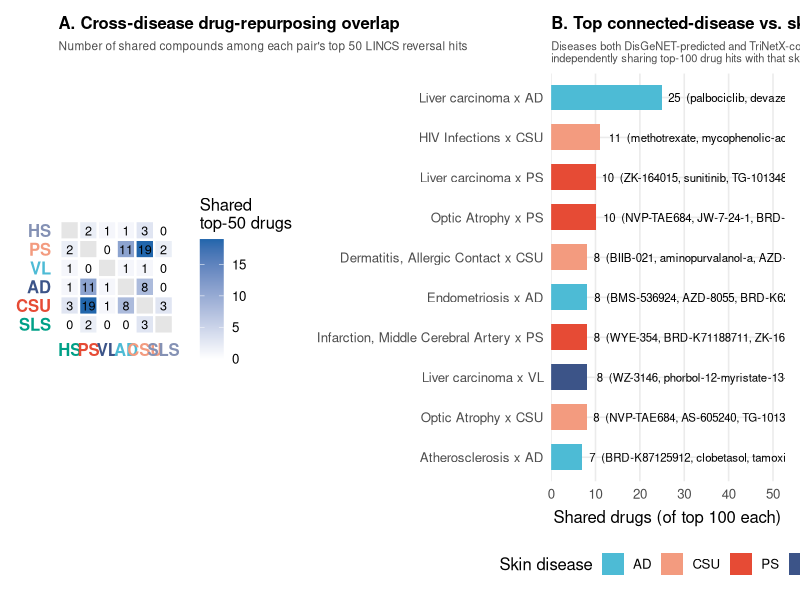
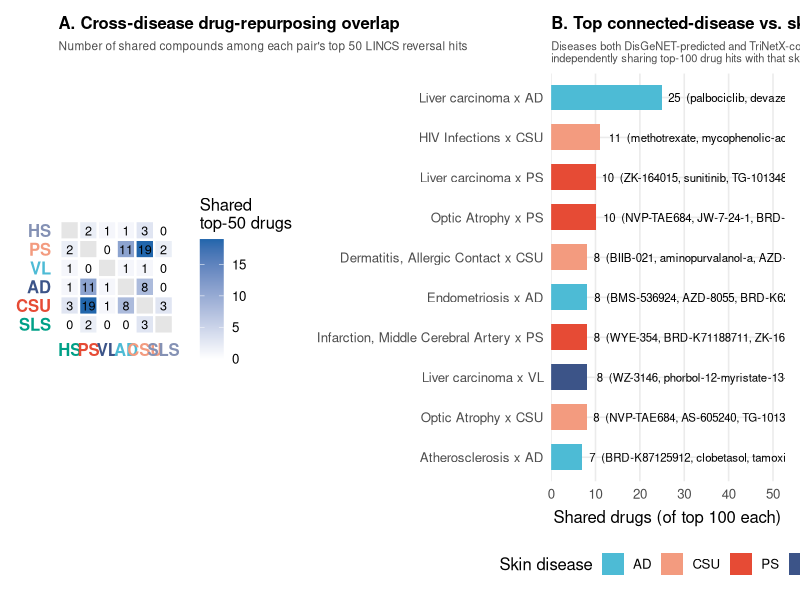

Reproduce these figures in R, in order.
# Figure 5: drug-repurposing tiers (not in the original figure-generation skill
# spec, added after the Tier 1/2/3 signatureSearch drug-repurposing analysis).
# Panel A: cross-skin-disease drug-overlap heatmap (Tier 2), same visual
#          convention as Figure 1's S_AB heatmap, for direct comparison.
# Panel B: top connected-disease <-> skin-disease drug overlaps (Tier 3),
#          i.e. drugs found for a skin disease that are independently also
#          found for one of its DisGeNET+TriNetX-corroborated connected diseases.

suppressMessages(library(dplyr))
suppressMessages(library(ggplot2))
suppressMessages(library(tidyr))
suppressMessages(library(patchwork))

PALETTE <- c(PS = "#E64B35", AD = "#4DBBD5", HS = "#00A087",
             VL = "#3C5488", CSU = "#F39B7F", SLS = "#8491B4")
DISEASE_ORDER <- c("HS", "PS", "VL", "AD", "CSU", "SLS")

## Panel A: 6x6 drug-overlap heatmap (Tier 2)
ov <- read.csv("signaturesearch/tier2_pairwise_overlap.csv")
pairs <- expand.grid(from = DISEASE_ORDER, to = DISEASE_ORDER, stringsAsFactors = FALSE)
lookup_n <- function(a, b) {
  hit <- ov$overlap_n[(ov$A == a & ov$B == b) | (ov$A == b & ov$B == a)]
  if (length(hit) == 0) return(NA_integer_)
  hit[1]
}
pairs$n <- mapply(lookup_n, pairs$from, pairs$to)
pairs$n[pairs$from == pairs$to] <- NA
pairs$from <- factor(pairs$from, levels = DISEASE_ORDER)
pairs$to <- factor(pairs$to, levels = rev(DISEASE_ORDER))

panelA <- ggplot(pairs, aes(x = from, y = to, fill = n)) +
  geom_tile(color = "white", linewidth = 0.8) +
  geom_text(aes(label = ifelse(is.na(n), "", n)), size = 3.2, color = "black") +
  scale_fill_gradient(low = "white", high = "#2166AC", na.value = "grey90", name = "Shared\ntop-50 drugs") +
  coord_fixed() +
  labs(title = "A. Cross-disease drug-repurposing overlap",
       subtitle = "Number of shared compounds among each pair's top 50 LINCS reversal hits",
       x = NULL, y = NULL) +
  theme_minimal(base_size = 12) +
  theme(
    panel.grid = element_blank(),
    axis.text.x = element_text(color = PALETTE[levels(pairs$from)], face = "bold", size = 12),
    axis.text.y = element_text(color = PALETTE[rev(levels(pairs$to))], face = "bold", size = 12),
    plot.title = element_text(face = "bold", size = 12),
    plot.subtitle = element_text(size = 8.5, color = "grey30")
  )

## Panel B: top Tier-3 connected-disease <-> skin-disease overlaps
t3 <- read.csv("signaturesearch/tier3_overlap_results.csv")
topB <- t3 %>% arrange(desc(overlap_n)) %>% slice_head(n = 10)
topB$label <- paste0(topB$connected_disease, " x ", topB$skin_disease)
topB$label <- factor(topB$label, levels = rev(topB$label))
# show the top 3 drug names per bar as a compact annotation
topB$drug_preview <- sapply(strsplit(topB$drugs, ";"), function(x) paste(head(x, 3), collapse = ", "))
topB$bar_label <- paste0(topB$overlap_n, "  (", topB$drug_preview, ", ...)")

panelB <- ggplot(topB, aes(x = overlap_n, y = label, fill = skin_disease)) +
  geom_col(width = 0.65) +
  geom_text(aes(label = bar_label), hjust = -0.03, size = 2.9) +
  scale_fill_manual(values = PALETTE, name = "Skin disease") +
  scale_x_continuous(expand = expansion(mult = c(0, 1.1))) +
  labs(title = "B. Top connected-disease vs. skin-disease drug overlaps",
       subtitle = "Diseases both DisGeNET-predicted and TriNetX-corroborated as related to a skin disease,\nindependently sharing top-100 drug hits with that skin disease's LINCS signature (top 3 shared drugs shown)",
       x = "Shared drugs (of top 100 each)", y = NULL) +
  theme_minimal(base_size = 12) +
  theme(
    panel.grid.minor = element_blank(),
    plot.title = element_text(face = "bold", size = 12),
    plot.subtitle = element_text(size = 8, color = "grey30"),
    legend.position = "bottom"
  )

combined <- panelA + panelB + plot_layout(widths = c(0.8, 1.6))

dir.create("images/high_res", showWarnings = FALSE, recursive = TRUE)
ggsave("images/high_res/drug_repurposing_tiers.png", combined, width = 17, height = 6.5, dpi = 300, bg = "white")
ggsave("images/high_res/drug_repurposing_tiers.tiff", combined, width = 17, height = 6.5, dpi = 300, compression = "lzw", bg = "white")
message("Saved images/high_res/drug_repurposing_tiers.png and .tiff")
